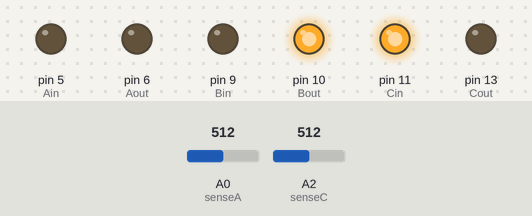
The sketch below on a simulated Arduino Uno, built with avr-gcc and run on an emulated ATmega328P. On the bench: output pins drawn as LEDs (lit = HIGH). The test bench sets the inputs (shaded band); at power-on: A0 (senseA) = 512, A2 (senseC) = 512.

Above: at 1.2 s.
1.3 s: A0 (senseA) set to 601
2.8 s: A0 (senseA) set to 622
At 3.3 s:
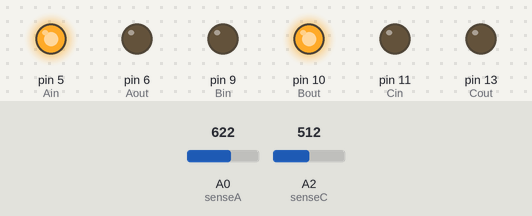
Timing chart, 0 to 5.8 s (numbered marks = the images above; inputs shaded):
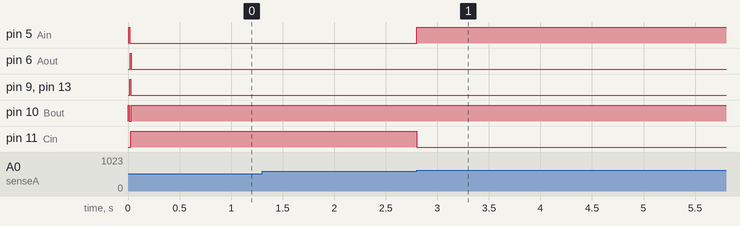

Measured:
- the behaviour switches between 614 and 615 on A0 (senseA) (found by bisection; images 0 and 1)
- after the input at 1.3 s, every drawn part: stays the same
- after the input at 2.8 s, pin 5 (Ain): LOW → HIGH at once; pin 11 (Cin): HIGH → LOW at once

The sketch:

BLDC_Motor_Control.ino
```cpp
#define Ain 5
#define Aout 6
#define Bin 9
#define Bout 10
#define Cin 11
#define Cout 13
#define senseA A0
#define senseB A1
#define senseC A2
#define ON 255
#define OFF 0

bool startup = true;
bool A_null_1 = true;
bool B_null_1 = false;
bool C_null_1 = false;
bool A_null_2 = false;
bool B_null_2 = false;
bool C_null_2 = false;
float DcV = 5;

void setup()
{
  pinMode(Ain, OUTPUT);
  pinMode(Aout, OUTPUT);
  pinMode(Bin, OUTPUT);
  pinMode(Bout, OUTPUT);
  pinMode(Cin, OUTPUT);
  pinMode(Cout, OUTPUT);
  analogWrite(Ain, OFF);
  analogWrite(Aout, OFF);
  analogWrite(Bin, OFF);
  analogWrite(Bout, OFF);
  analogWrite(Cin, OFF);
  analogWrite(Cout, OFF);
}

void loop()
{
 while(startup)
 {
  analogWrite(Cin, ON);
  analogWrite(Bout, ON);
  delay(5);
  analogWrite(Cin, OFF);
  analogWrite(Ain, ON);
  delay(5);
  analogWrite(Bout, OFF);
  analogWrite(Cout, ON);
  delay(5);
  analogWrite(Ain, OFF);
  analogWrite(Bin, ON);
  delay(5);
  analogWrite(Cout, OFF);
  analogWrite(Aout, ON);
  delay(5);
  analogWrite(Bin, OFF);
  analogWrite(Cin, ON);
  delay(5);
  float A_BackEMF = 5*analogRead(senseA)/1024;
  if (A_BackEMF > 0.3*DcV)
  {
    analogWrite(Ain, OFF);
    analogWrite(Aout, OFF);
    analogWrite(Bin, OFF);
    analogWrite(Cout, OFF);
    delayMicroseconds(500);
    analogWrite(Bout, ON);
    analogWrite(Cin, ON);
    startup = false;
  }
 }

 if(A_null_1)
 {
  float Astate = 5*analogRead(senseA)/1024;
  if (Astate > 0.5*DcV)
  {
    A_null_1 = false;
    C_null_1 = true;
    analogWrite(Cin, OFF);
    analogWrite(Ain, ON);
  }
 }
 else if(C_null_1)
 {
  float Cstate = 5*analogRead(senseC)/1024;
  if (Cstate > 0.5*DcV)
  {
    B_null_1 = true;
    C_null_1 = false;
    analogWrite(Bout, OFF);
    analogWrite(Cout, ON);
  }
 }
 else if(B_null_1)
 {
  float Bstate = 5*analogRead(senseB)/1024;
  if (Bstate > 0.5*DcV)
  {
    B_null_1 = false;
    A_null_2 = true;
    analogWrite(Ain, OFF);
    analogWrite(Bin, ON);
  }
 }
 else if(A_null_2)
 {
  float Astate = 5*analogRead(senseA)/1024;
  if (Astate > 0.5*DcV)
  {
    A_null_2 = false;
    C_null_2 = true;
    analogWrite(Bout, OFF);
    analogWrite(Aout, ON);
  }
 }
 else if(C_null_2)
 {
  float Cstate = 5*analogRead(senseC)/1024;
  if (Cstate > 0.5*DcV)
  {
    C_null_2 = false;
    B_null_2 = true;
    analogWrite(Bin, OFF);
    analogWrite(Cin, ON);
  }
 }
 else if(B_null_2)
 {
  float Bstate = 5*analogRead(senseB)/1024;
  if (Bstate > 0.5*DcV)
  {
    B_null_2 = false;
    A_null_1 = true;
    analogWrite(Aout, OFF);
    analogWrite(Bout, ON);
  }
 }
}
```
